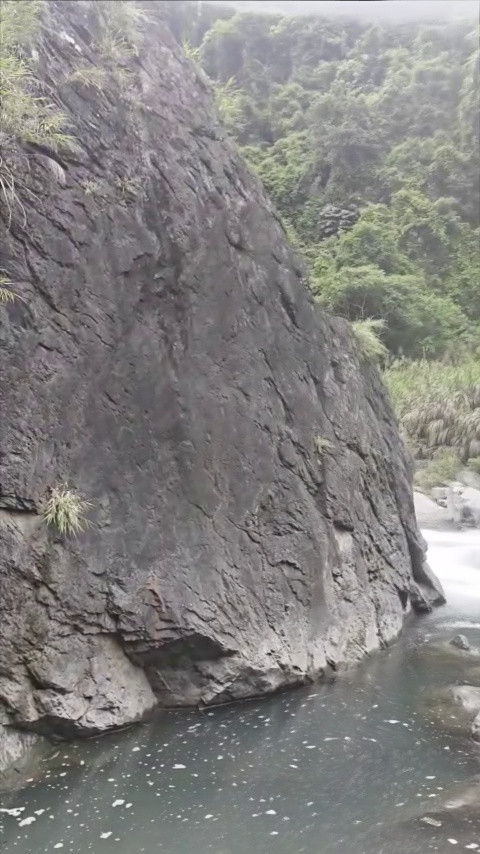
#> input picture clean_bg_panorama.jpg, 480 x 854 px, given in place of 1.mp4, which was not available
$ python visualize_coarse_fog_mask.py   (older library calls are emulated)
#> lines starting #> are read from the running program, lines starting #| are printed output that depends on the picture; after the words box and inside, x2 and y2 are one past the last pixel; in counts of white or black regions, pixels touching at a corner belong together; pictures that were not available may be replaced by others from this repository, and a replacement may not be noted
import argparse
from pathlib import Path

import cv2
import numpy as np


def normalize_map(arr: np.ndarray, percentile=95):
    scale = np.percentile(arr, percentile) + 1e-6
    return np.clip(arr / scale, 0, 1).astype(np.float32)


def inverse_confidence(arr: np.ndarray, percentile=95):
    return 1.0 - normalize_map(arr, percentile=percentile)


def get_single_frame_fog_components(
    image_bgr,
    patch_size=15,
    w_dcp=0.5,
    w_grad=0.3,
    w_sat=0.2,
    blur_ksize=101,
    threshold=0.6,
    morph_ksize=31,
):
    gray = cv2.cvtColor(image_bgr, cv2.COLOR_BGR2GRAY).astype(np.float32) / 255.0
    hsv = cv2.cvtColor(image_bgr, cv2.COLOR_BGR2HSV).astype(np.float32) / 255.0

    min_channel = np.min(image_bgr.astype(np.float32) / 255.0, axis=2)
    kernel_dcp = cv2.getStructuringElement(cv2.MORPH_RECT, (patch_size, patch_size))
    conf_dcp = cv2.erode(min_channel, kernel_dcp)

    sobelx = cv2.Sobel(gray, cv2.CV_64F, 1, 0, ksize=3)
    sobely = cv2.Sobel(gray, cv2.CV_64F, 0, 1, ksize=3)
    grad_mag = np.sqrt(sobelx**2 + sobely**2)
    grad_norm = np.clip(grad_mag / (np.percentile(grad_mag, 95) + 1e-6), 0, 1).astype(
        np.float32
    )
    conf_grad = 1.0 - grad_norm

    sat = hsv[:, :, 1]
    conf_sat = 1.0 - sat

    total_w = w_dcp + w_grad + w_sat
    combined = (
        (w_dcp / total_w) * conf_dcp
        + (w_grad / total_w) * conf_grad
        + (w_sat / total_w) * conf_sat
    )

    val = hsv[:, :, 2]
    val_gate = np.clip(val * 2.0, 0, 1)
    confidence_pre_blur = combined * val_gate
    confidence_map = cv2.GaussianBlur(
        confidence_pre_blur, (blur_ksize, blur_ksize), 0
    )

    binary_mask = (confidence_map > threshold).astype(np.uint8) * 255
    morph_kernel = cv2.getStructuringElement(
        cv2.MORPH_ELLIPSE, (morph_ksize, morph_ksize)
    )
    binary_mask = cv2.morphologyEx(binary_mask, cv2.MORPH_CLOSE, morph_kernel)
    binary_mask = cv2.morphologyEx(binary_mask, cv2.MORPH_OPEN, morph_kernel)

    return {
        "min_channel": min_channel,
        "conf_dcp": conf_dcp,
        "grad_norm": grad_norm,
        "conf_grad": conf_grad,
        "sat": sat,
        "conf_sat": conf_sat,
        "val": val,
        "val_gate": val_gate,
        "combined": combined,
        "confidence_pre_blur": confidence_pre_blur,
        "confidence_map": confidence_map,
        "binary_mask": binary_mask,
    }


# [51 lines left out: functions estimate_ecc_warp, warp_to_template, not called in this run]


def compute_temporal_persistence_components(
    video_path: Path,
    frame_idx: int,
    center_frame_bgr: np.ndarray,
    center_comps: dict,
    *,
    patch_size,
    w_dcp,
    w_grad,
    w_sat,
    blur_ksize,
    threshold,
    morph_ksize,
    temporal_radius,
    temporal_stride,
    temporal_center_weight,
    temporal_mean_weight,
    temporal_persistence_weight,
    temporal_threshold,
    support_threshold_scale,
    support_threshold_floor,
    temporal_support_gate,
    temporal_stability_gate,
    appearance_stability_weight,
    appearance_stability_gate,
):
    h, w = center_frame_bgr.shape[:2]
    center_gray = cv2.cvtColor(center_frame_bgr, cv2.COLOR_BGR2GRAY).astype(np.float32) / 255.0
    center_score = center_comps["confidence_map"].astype(np.float32)

    stack = [center_score]
    gray_stack = [center_gray]
    used_indices = [frame_idx]

    for offset in range(-temporal_radius, temporal_radius + 1):
        if offset == 0:
            continue
        neighbor_idx = frame_idx + offset * temporal_stride
        if neighbor_idx < 0:
            continue

        try:
            neighbor_frame, total_frames = read_frame(video_path, neighbor_idx)
        except RuntimeError:
            continue

        if neighbor_idx >= total_frames:
            continue

        neighbor_gray = (
            cv2.cvtColor(neighbor_frame, cv2.COLOR_BGR2GRAY).astype(np.float32) / 255.0
        )
        neighbor_comps = get_single_frame_fog_components(
            neighbor_frame,
            patch_size=patch_size,
            w_dcp=w_dcp,
            w_grad=w_grad,
            w_sat=w_sat,
            blur_ksize=blur_ksize,
            threshold=threshold,
            morph_ksize=morph_ksize,
        )
        warp = estimate_ecc_warp(center_gray, neighbor_gray)
        aligned_score = warp_to_template(
            neighbor_comps["confidence_map"].astype(np.float32),
            warp,
            (w, h),
        )
        aligned_gray = warp_to_template(
            neighbor_gray.astype(np.float32),
            warp,
            (w, h),
        )
        stack.append(aligned_score)
        gray_stack.append(aligned_gray)
        used_indices.append(neighbor_idx)

    score_stack = np.stack(stack, axis=0)
    gray_stack = np.stack(gray_stack, axis=0)
    temporal_mean = np.mean(score_stack, axis=0)
    temporal_std = np.std(score_stack, axis=0)
    temporal_stability = inverse_confidence(temporal_std, percentile=95)
    appearance_std = np.std(gray_stack, axis=0)
    appearance_stability = inverse_confidence(appearance_std, percentile=95)

    support_thr = max(support_threshold_floor, threshold * support_threshold_scale)
    temporal_support = np.mean(score_stack > support_thr, axis=0).astype(np.float32)
    temporal_persistence = (
        temporal_mean
        * temporal_stability
        * temporal_support
        * (
            (1.0 - appearance_stability_weight)
            + appearance_stability_weight * appearance_stability
        )
    )

    total_w = (
        temporal_center_weight
        + temporal_mean_weight
        + temporal_persistence_weight
    )
    temporal_score = (
        (temporal_center_weight / total_w) * center_score
        + (temporal_mean_weight / total_w) * temporal_mean
        + (temporal_persistence_weight / total_w) * temporal_persistence
    )
    temporal_score = (
        cv2.bilateralFilter(
            np.clip(temporal_score * 255.0, 0, 255).astype(np.uint8),
            d=9,
            sigmaColor=25,
            sigmaSpace=21,
        ).astype(np.float32)
        / 255.0
    )

    temporal_mask = (
        (temporal_score > temporal_threshold)
        & (temporal_support > temporal_support_gate)
        & (temporal_stability > temporal_stability_gate)
        & (appearance_stability > appearance_stability_gate)
    ).astype(np.uint8) * 255
    morph_kernel = cv2.getStructuringElement(
        cv2.MORPH_ELLIPSE, (morph_ksize, morph_ksize)
    )
    temporal_mask = cv2.morphologyEx(temporal_mask, cv2.MORPH_CLOSE, morph_kernel)
    temporal_mask = cv2.morphologyEx(temporal_mask, cv2.MORPH_OPEN, morph_kernel)

    return {
        "temporal_mean": temporal_mean,
        "temporal_std": temporal_std,
        "temporal_stability": temporal_stability,
        "appearance_std": appearance_std,
        "appearance_stability": appearance_stability,
        "temporal_support": temporal_support,
        "temporal_persistence": temporal_persistence,
        "temporal_score": temporal_score,
        "temporal_mask": temporal_mask,
        "temporal_indices": used_indices,
    }


def read_frame(video_path: Path, frame_idx: int):
    cap = cv2.VideoCapture(str(video_path))
    if not cap.isOpened():
        raise RuntimeError(f"Cannot open video: {video_path}")

    total_frames = int(cap.get(cv2.CAP_PROP_FRAME_COUNT))
    if frame_idx < 0:
        frame_idx = max(total_frames + frame_idx, 0)

    cap.set(cv2.CAP_PROP_POS_FRAMES, frame_idx)
    ret, frame = cap.read()
    cap.release()
    if not ret:
        raise RuntimeError(f"Cannot read frame {frame_idx} from {video_path}")
    return frame, total_frames


def to_heatmap(img_float: np.ndarray):
    img_u8 = np.clip(img_float * 255.0, 0, 255).astype(np.uint8)
    return cv2.applyColorMap(img_u8, cv2.COLORMAP_TURBO)


def to_gray_bgr(img_float: np.ndarray):
    img_u8 = np.clip(img_float * 255.0, 0, 255).astype(np.uint8)
    return cv2.cvtColor(img_u8, cv2.COLOR_GRAY2BGR)


def make_overlay(image_bgr: np.ndarray, binary_mask: np.ndarray):
    overlay = image_bgr.copy()
    red = np.zeros_like(overlay)
    red[:, :, 2] = 255
    mask_bool = binary_mask > 0
    overlay[mask_bool] = cv2.addWeighted(overlay, 0.45, red, 0.55, 0)[mask_bool]
    return overlay


def draw_panel(title: str, image_bgr: np.ndarray, panel_size):
    panel_w, panel_h = panel_size
    resized = cv2.resize(image_bgr, (panel_w, panel_h), interpolation=cv2.INTER_AREA)
    cv2.rectangle(resized, (0, 0), (panel_w - 1, panel_h - 1), (40, 40, 40), 1)
    cv2.rectangle(resized, (0, 0), (panel_w, 36), (18, 18, 18), -1)
    cv2.putText(
        resized,
        title,
        (12, 24),
        cv2.FONT_HERSHEY_SIMPLEX,
        0.72,
        (240, 240, 240),
        2,
        cv2.LINE_AA,
    )
    return resized


def build_grid(panels, cols=3, panel_size=(480, 280), gap=12, bg_color=(245, 245, 245)):
    rows = int(np.ceil(len(panels) / cols))
    panel_w, panel_h = panel_size
    canvas_w = cols * panel_w + (cols + 1) * gap
    canvas_h = rows * panel_h + (rows + 1) * gap
    canvas = np.full((canvas_h, canvas_w, 3), bg_color, dtype=np.uint8)

    for i, (title, image_bgr) in enumerate(panels):
        row = i // cols
        col = i % cols
        x = gap + col * (panel_w + gap)
        y = gap + row * (panel_h + gap)
        canvas[y : y + panel_h, x : x + panel_w] = draw_panel(
            title, image_bgr, panel_size
        )
    return canvas


def save_stats(stats_path: Path, args, total_frames: int, comps, temporal_comps):
    confidence = comps["confidence_map"]
    mask = comps["binary_mask"] > 0
    fog_ratio = float(mask.mean())
    quantiles = np.quantile(confidence, [0.5, 0.75, 0.9, 0.95, 0.99])
    temporal_conf = temporal_comps["temporal_score"]
    temporal_mask = temporal_comps["temporal_mask"] > 0
    temporal_fog_ratio = float(temporal_mask.mean())
    temporal_quantiles = np.quantile(temporal_conf, [0.5, 0.75, 0.9, 0.95, 0.99])

    lines = [
        f"video={args.video}",
        f"frame={args.frame}",
        f"total_frames={total_frames}",
        f"patch_size={args.patch_size}",
        f"weights=dcp:{args.w_dcp},grad:{args.w_grad},sat:{args.w_sat}",
        f"blur_ksize={args.blur_ksize}",
        f"threshold={args.threshold}",
        f"morph_ksize={args.morph_ksize}",
        f"temporal_radius={args.temporal_radius}",
        f"temporal_stride={args.temporal_stride}",
        f"temporal_center_weight={args.temporal_center_weight}",
        f"temporal_mean_weight={args.temporal_mean_weight}",
        f"temporal_persistence_weight={args.temporal_persistence_weight}",
        f"temporal_threshold={args.temporal_threshold}",
        f"support_threshold_scale={args.support_threshold_scale}",
        f"support_threshold_floor={args.support_threshold_floor}",
        f"temporal_support_gate={args.temporal_support_gate}",
        f"temporal_stability_gate={args.temporal_stability_gate}",
        f"appearance_stability_weight={args.appearance_stability_weight}",
        f"appearance_stability_gate={args.appearance_stability_gate}",
        "temporal_indices="
        + ",".join(str(v) for v in temporal_comps["temporal_indices"]),
        f"fog_ratio={fog_ratio:.4f}",
        f"temporal_fog_ratio={temporal_fog_ratio:.4f}",
        "confidence_quantiles="
        + ",".join(f"{q:.4f}" for q in quantiles),
        "temporal_confidence_quantiles="
        + ",".join(f"{q:.4f}" for q in temporal_quantiles),
    ]
    stats_path.write_text("\n".join(lines) + "\n", encoding="utf-8")


def main():
    parser = argparse.ArgumentParser(
        description="Visualize the coarse fog mask and its component confidence maps."
    )
    parser.add_argument(
        "--video",
        default="data/foggy_vid/1.mp4",
        help="Path to input video.",
    )
    parser.add_argument(
        "--frame",
        type=int,
        default=138,
        help="0-based frame index. Negative values count from the end.",
    )
    parser.add_argument("--patch-size", type=int, default=15)
    parser.add_argument("--w-dcp", type=float, default=0.5)
    parser.add_argument("--w-grad", type=float, default=0.3)
    parser.add_argument("--w-sat", type=float, default=0.2)
    parser.add_argument("--blur-ksize", type=int, default=101)
    parser.add_argument("--threshold", type=float, default=0.6)
    parser.add_argument("--morph-ksize", type=int, default=31)
    parser.add_argument("--temporal-radius", type=int, default=2)
    parser.add_argument("--temporal-stride", type=int, default=1)
    parser.add_argument("--temporal-center-weight", type=float, default=0.35)
    parser.add_argument("--temporal-mean-weight", type=float, default=0.25)
    parser.add_argument("--temporal-persistence-weight", type=float, default=0.40)
    parser.add_argument("--temporal-threshold", type=float, default=0.60)
    parser.add_argument("--support-threshold-scale", type=float, default=0.82)
    parser.add_argument("--support-threshold-floor", type=float, default=0.38)
    parser.add_argument("--temporal-support-gate", type=float, default=0.0)
    parser.add_argument("--temporal-stability-gate", type=float, default=0.0)
    parser.add_argument("--appearance-stability-weight", type=float, default=0.35)
    parser.add_argument("--appearance-stability-gate", type=float, default=0.0)
    parser.add_argument(
        "--out-prefix",
        default="output/coarse_mask_viz_v1_f138",
        help="Output prefix without extension.",
    )
    args = parser.parse_args()

    if (
        args.blur_ksize % 2 == 0
        or args.morph_ksize % 2 == 0
    ):
        raise ValueError("blur_ksize and morph_ksize must be odd.")

    video_path = Path(args.video)
    frame_bgr, total_frames = read_frame(video_path, args.frame)
#> in read_frame, frame is the input picture: shape (854, 480, 3); mean B, G, R 128.9, 130.4, 131.8
#> total_frames = 1
    comps = get_single_frame_fog_components(
        frame_bgr,
        patch_size=args.patch_size,
        w_dcp=args.w_dcp,
        w_grad=args.w_grad,
        w_sat=args.w_sat,
        blur_ksize=args.blur_ksize,
        threshold=args.threshold,
        morph_ksize=args.morph_ksize,
    )
#> in get_single_frame_fog_components, `sobely = cv2.Sobel(gray, cv2.CV_64F, 0, 1, ksize=3)`:
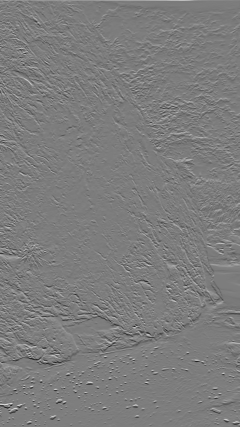
#> sobely: shape (854, 480) float64 (shown at 1/2 size); min -2.39, max 2.48, mean -0.00175; drawn with min black and max white
#> in get_single_frame_fog_components, `grad_norm = np.clip(grad_mag / (np.percentile(grad_mag, 95) + 1e-6), 0..`:
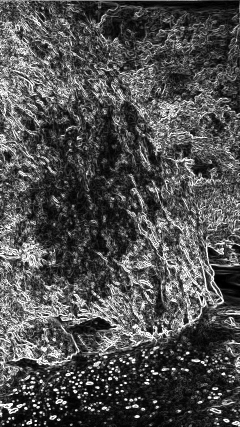
#> grad_norm: shape (854, 480) float32 (shown at 1/2 size); min 0, max 1, mean 0.312
#> in get_single_frame_fog_components, `conf_grad = 1.0 - grad_norm`:
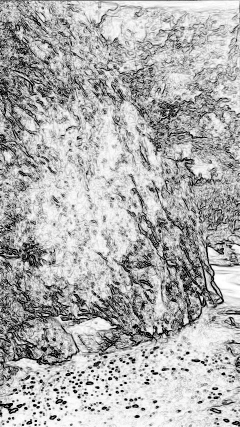
#> conf_grad: shape (854, 480) float32 (shown at 1/2 size); min 0, max 1, mean 0.688
#> in get_single_frame_fog_components, `val_gate = np.clip(val * 2.0, 0, 1)`:
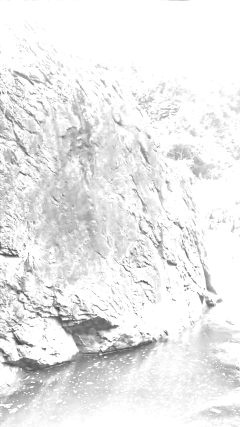
#> val_gate: shape (854, 480) float32 (shown at 1/2 size); min 0.227, max 1, mean 0.919
#> in get_single_frame_fog_components, `binary_mask = cv2.morphologyEx(binary_mask, cv2.MORPH_OPEN, morph_kern..`:
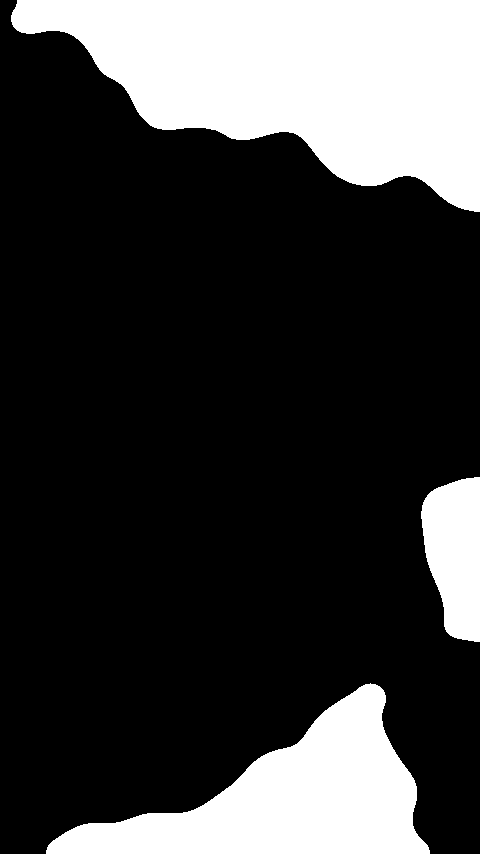
#> binary_mask: shape (854, 480); 23.8% white; 3 white regions, box (x1, y1, x2, y2) and area: (11, 0, 480, 212) 60819, (46, 683, 430, 854) 29409, (421, 477, 480, 642) 7521
#> comps = 12 items
    temporal_comps = compute_temporal_persistence_components(
        video_path,
        args.frame,
        frame_bgr,
        comps,
        patch_size=args.patch_size,
        w_dcp=args.w_dcp,
        w_grad=args.w_grad,
        w_sat=args.w_sat,
        blur_ksize=args.blur_ksize,
        threshold=args.threshold,
        morph_ksize=args.morph_ksize,
        temporal_radius=args.temporal_radius,
        temporal_stride=args.temporal_stride,
        temporal_center_weight=args.temporal_center_weight,
        temporal_mean_weight=args.temporal_mean_weight,
        temporal_persistence_weight=args.temporal_persistence_weight,
        temporal_threshold=args.temporal_threshold,
        support_threshold_scale=args.support_threshold_scale,
        support_threshold_floor=args.support_threshold_floor,
        temporal_support_gate=args.temporal_support_gate,
        temporal_stability_gate=args.temporal_stability_gate,
        appearance_stability_weight=args.appearance_stability_weight,
        appearance_stability_gate=args.appearance_stability_gate,
    )
#> in compute_temporal_persistence_components, `neighbor_frame, total_frames = read_frame(video_path, neighbor_idx)`: total_frames = 1
#> in normalize_map, `scale = np.percentile(arr, percentile) + 1e-6`: scale = 1e-06
#> in compute_temporal_persistence_components, `temporal_score = ( (temporal_center_weight / total_w) * center_score +..`:
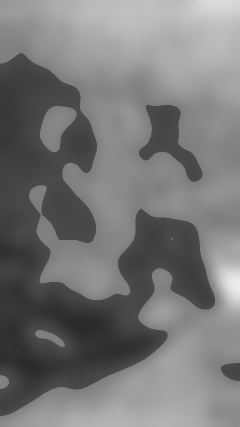
#> temporal_score: shape (854, 480) float32 (shown at 1/2 size); min 0.163, max 0.929, mean 0.469

    overlay = make_overlay(frame_bgr, comps["binary_mask"])
    temporal_overlay = make_overlay(frame_bgr, temporal_comps["temporal_mask"])
    mask_bgr = cv2.cvtColor(comps["binary_mask"], cv2.COLOR_GRAY2BGR)
    temporal_mask_bgr = cv2.cvtColor(temporal_comps["temporal_mask"], cv2.COLOR_GRAY2BGR)
#> temporal_mask_bgr: shape (854, 480, 3); 23.2% white; 3 white regions, box (x1, y1, x2, y2) and area: (19, 0, 480, 210) 59457, (50, 689, 428, 854) 28197, (422, 478, 480, 640) 7294

    panels = [
        ("Original Frame", frame_bgr),
        ("Single-Frame Overlay", overlay),
        ("Single-Frame Binary Mask", mask_bgr),
        ("DCP Confidence", to_heatmap(comps["conf_dcp"])),
        ("Gradient Confidence", to_heatmap(comps["conf_grad"])),
        ("Saturation Confidence", to_heatmap(comps["conf_sat"])),
        ("Value Gate", to_heatmap(comps["val_gate"])),
        ("Combined Before Blur", to_heatmap(comps["confidence_pre_blur"])),
        ("Single-Frame Fog Score", to_heatmap(comps["confidence_map"])),
        ("Temporal Mean Score", to_heatmap(temporal_comps["temporal_mean"])),
        ("Temporal Stability", to_heatmap(temporal_comps["temporal_stability"])),
        ("Appearance Stability", to_heatmap(temporal_comps["appearance_stability"])),
        ("Temporal Support", to_heatmap(temporal_comps["temporal_support"])),
        ("Temporal Persistence", to_heatmap(temporal_comps["temporal_persistence"])),
        ("Temporal Fog Score", to_heatmap(temporal_comps["temporal_score"])),
        ("Temporal Mask Overlay", temporal_overlay),
        ("Temporal Binary Mask", temporal_mask_bgr),
    ]
#> in to_heatmap (call 6), `return cv2.applyColorMap(img_u8, cv2.COLORMAP_TURBO)`:
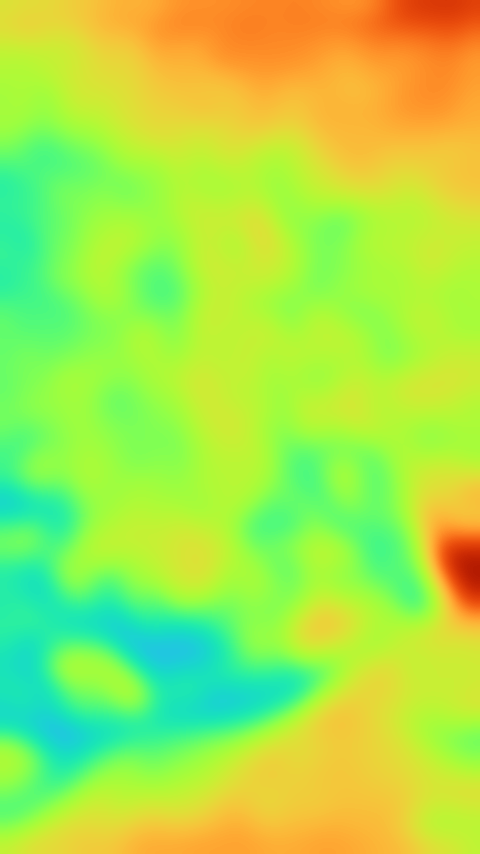
#> returned value: shape (854, 480, 3); mean of channels 0, 1, 2 74.5, 229.1, 168.2; drawn as B, G, R
    grid = build_grid(panels)

    out_prefix = Path(args.out_prefix)
    out_prefix.parent.mkdir(parents=True, exist_ok=True)
    grid_path = out_prefix.with_suffix(".jpg")
    overlay_path = out_prefix.with_name(out_prefix.name + "_overlay").with_suffix(".png")
    mask_path = out_prefix.with_name(out_prefix.name + "_mask").with_suffix(".png")
    temporal_overlay_path = out_prefix.with_name(
        out_prefix.name + "_temporal_overlay"
    ).with_suffix(".png")
    temporal_mask_path = out_prefix.with_name(
        out_prefix.name + "_temporal_mask"
    ).with_suffix(".png")
    stats_path = out_prefix.with_name(out_prefix.name + "_stats").with_suffix(".txt")

    cv2.imwrite(str(grid_path), grid)
    cv2.imwrite(str(overlay_path), overlay)
    cv2.imwrite(str(mask_path), comps["binary_mask"])
    cv2.imwrite(str(temporal_overlay_path), temporal_overlay)
    cv2.imwrite(str(temporal_mask_path), temporal_comps["temporal_mask"])
    save_stats(stats_path, args, total_frames, comps, temporal_comps)
#> in save_stats, `fog_ratio = float(mask.mean())`: fog_ratio = 0.238
#> in save_stats, `quantiles = np.quantile(confidence, [0.5, 0.75, 0.9, 0.95, 0.99])`: quantiles = [0.523, 0.595, 0.68, 0.727, 0.806]

    print(f"saved_grid={grid_path.resolve()}")
    print(f"saved_overlay={overlay_path.resolve()}")
    print(f"saved_mask={mask_path.resolve()}")
    print(f"saved_temporal_overlay={temporal_overlay_path.resolve()}")
    print(f"saved_temporal_mask={temporal_mask_path.resolve()}")
    print(f"saved_stats={stats_path.resolve()}")


if __name__ == "__main__":
    main()
